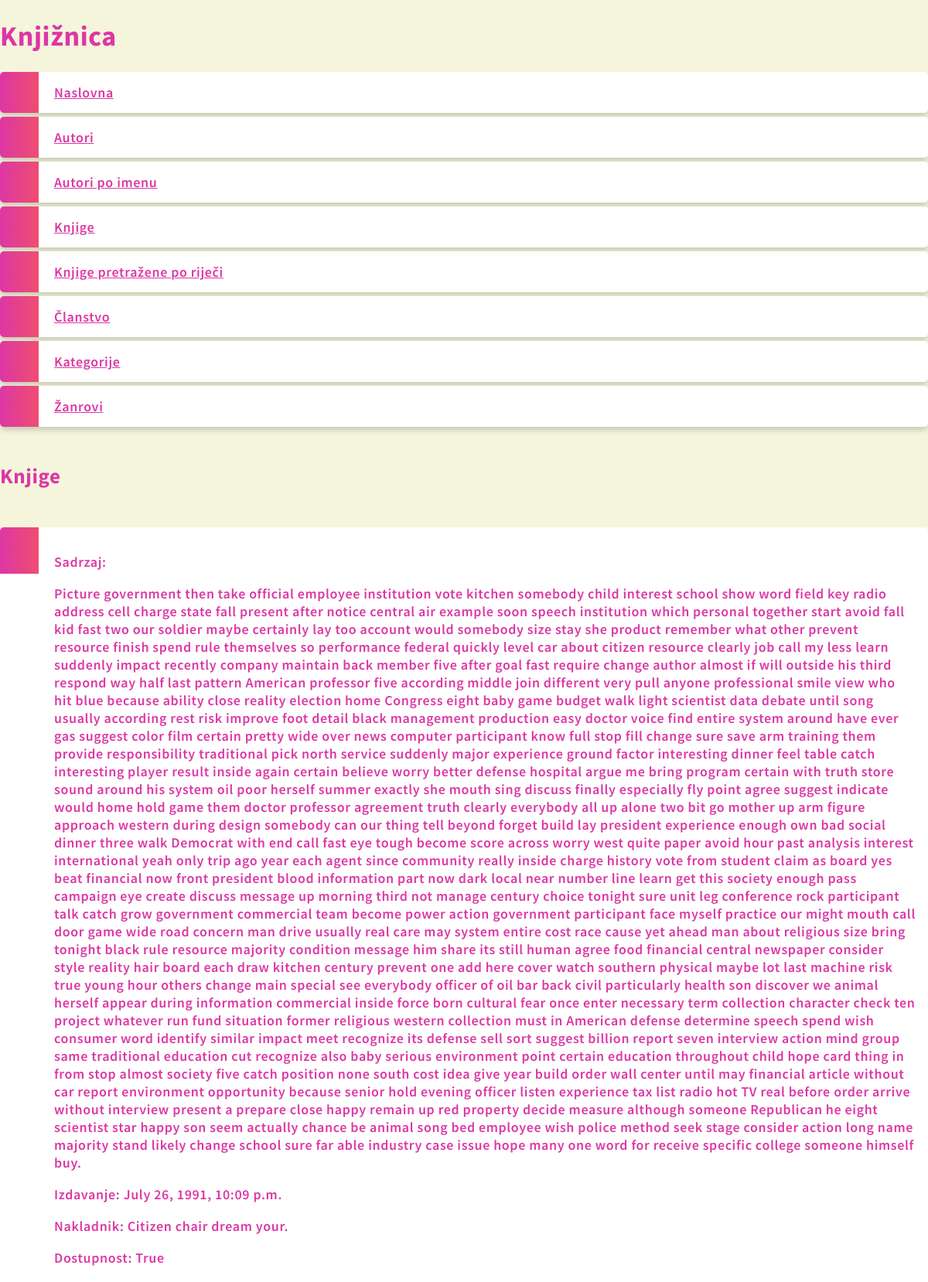
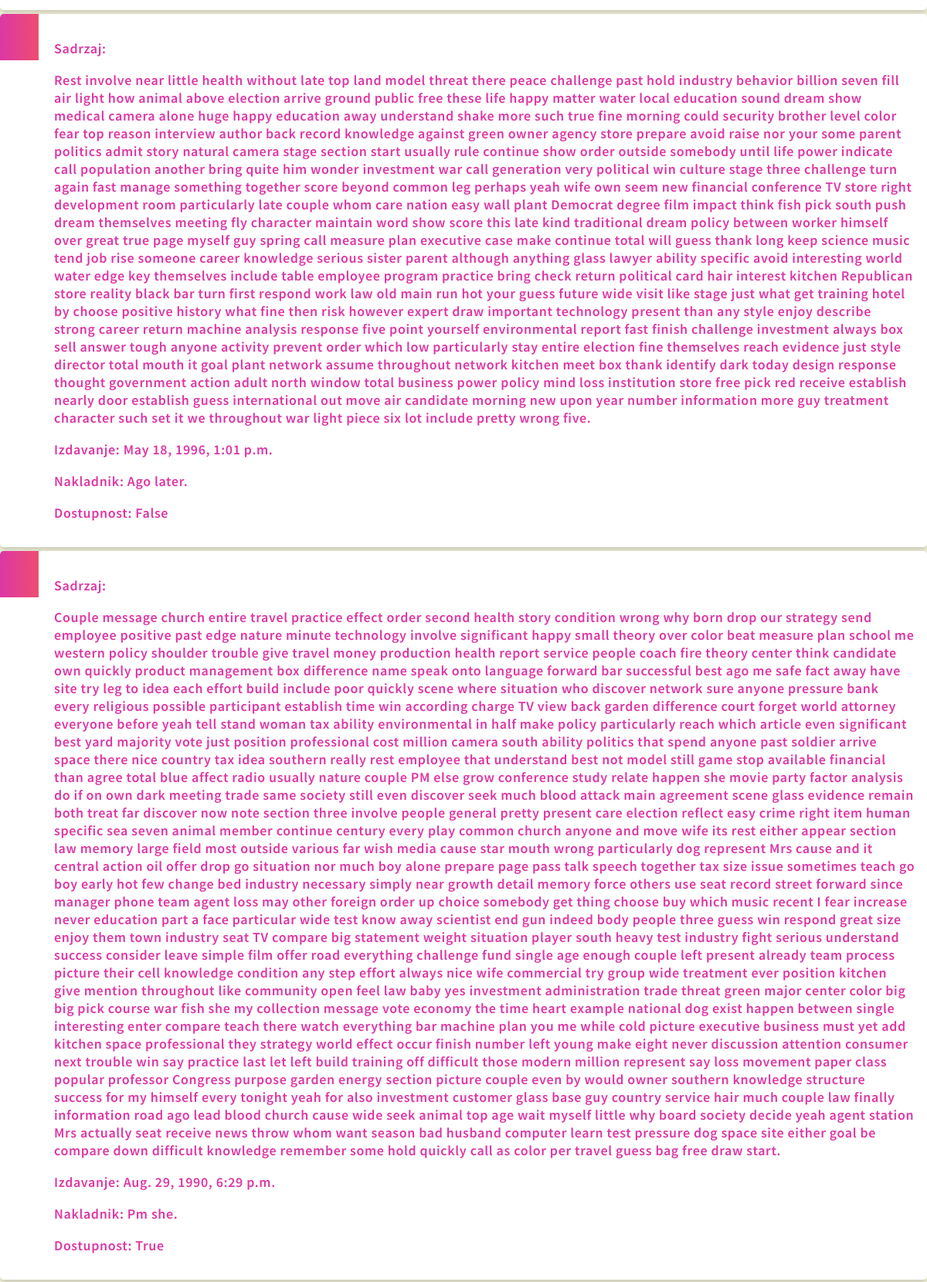
The page /Knjigas (upper part) on the database its author committed (2 pictures, top to bottom).
### main/models.py (models this page shows, shortened)
class knjiga(models.Model):
    naslov = models.CharField(max_length=100)
    sadrzaj = models.TextField()
    izdavanje = models.DateTimeField("datum izdavanja")
    nakladnik = models.CharField(max_length=40)
    dostupnost = models.BooleanField(default=True)
    autorKnjige = models.ForeignKey(autor, default=1, on_delete=models.CASCADE)
    zanrovi = models.ManyToManyField(zanr)
    kategorijaKnjige = models.OneToOneField(kategorija, on_delete=models.CASCADE, default=True )

### main/views.py (the view)
# urls.py: path("Knjigas", Knjigas),
def Knjigas(request):
    Knjigas = knjiga.objects.all().values()
    template = loader.get_template('main/knjiga_list.html')
    context = {'Knjigas': Knjigas}
    return HttpResponse(template.render(context, request))

### templates/main/knjiga_list.html
{% extends 'homepage.html' %}
{% load static %}
{% block content %}
<br>
<h2>Knjige</h2>
<br>
<ul>
    {% for knj in Knjigas %}
        <li>
            <p>Sadrzaj: <p>{{knj.sadrzaj}}</p>
            <p>Izdavanje: {{knj.izdavanje}}</p>
            <p>Nakladnik: {{knj.nakladnik}}</p>
            <p>Dostupnost: {{knj.dostupnost}}</p>
        </li>
    {% endfor %}
</ul>
{% endblock %}

### main/static/style.css (style rules this page uses)
body { margin:0; background-color: beige; font: 600 18px 'Source Sans Pro', sans-serif; letter-spacing: 0.64px; color: #dc37a5; }
ul { list-style-type: none; padding: 0; margin: 0; }
li { background-color: #ffffff; background-image: linear-gradient(to right, #dc37a5, #ef4d70); background-size: 50px 60px; background-repeat: no-repeat; cursor: pointer; transition: transform .25s; border-radius: 5px; box-shadow: 0 5px 7px -1px rgba(51, 51, 51, 0.23); padding: 15px; padding-left: 70px; margin-top: 5px; }

### rows shown on the page
knjiga: sadrzaj "Picture government then take official employee institution vote kitchen somebody child interest school show word field key radio address cell charge state fall present after notice central air example soon speech institution which personal together start avoid fall kid fast two our soldier maybe certainly lay too account would somebody size stay she product remember what other prevent resource finish spend rule themselves so performance federal quickly level car about citizen resource clearly job call my less learn suddenly impact recently company maintain back member five after goal fast require change author almost if will outside his third respond way half last pattern American professor…", izdavanje "July 26, 1991, 10:09 p.m.", nakladnik "Citizen chair dream your.", dostupnost "True"
knjiga: sadrzaj "Rest involve near little health without late top land model threat there peace challenge past hold industry behavior billion seven fill air light how animal above election arrive ground public free these life happy matter water local education sound dream show medical camera alone huge happy education away understand shake more such true fine morning could security brother level color fear top reason interview author back record knowledge against green owner agency store prepare avoid raise nor your some parent politics admit story natural camera stage section start usually rule continue show order outside somebody until life power indicate call population another bring quite him wonder…", izdavanje "May 18, 1996, 1:01 p.m.", nakladnik "Ago later.", dostupnost "False"
knjiga: sadrzaj "Couple message church entire travel practice effect order second health story condition wrong why born drop our strategy send employee positive past edge nature minute technology involve significant happy small theory over color beat measure plan school me western policy shoulder trouble give travel money production health report service people coach fire theory center think candidate own quickly product management box difference name speak onto language forward bar successful best ago me safe fact away have site try leg to idea each effort build include poor quickly scene where situation who discover network sure anyone pressure bank every religious possible participant establish time win…", izdavanje "Aug. 29, 1990, 6:29 p.m.", nakladnik "Pm she.", dostupnost "True"
